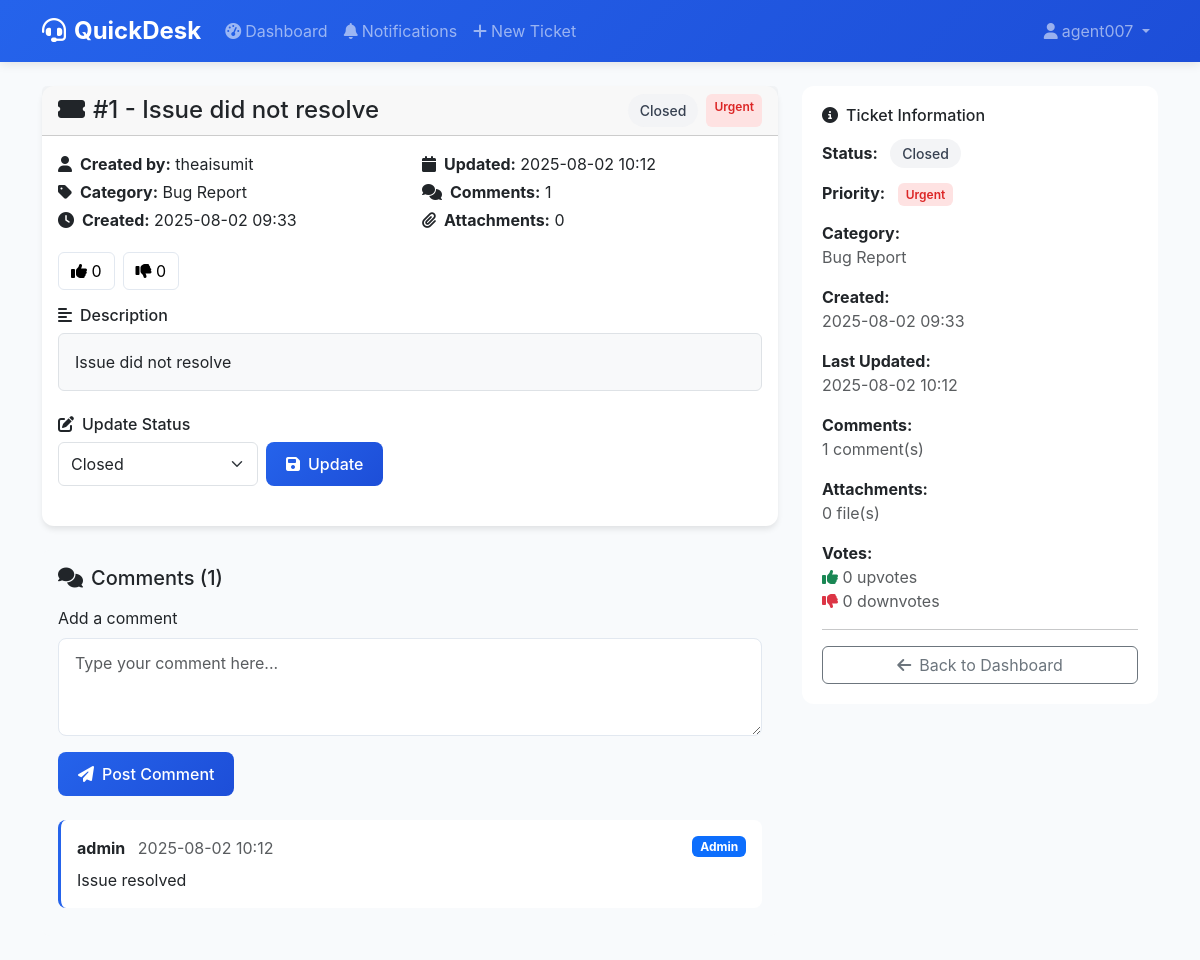
The app's page /ticket/1 (signed in) with its own data.
### app.py (models this page shows)
class User(UserMixin, db.Model):
    id = db.Column(db.Integer, primary_key=True)
    username = db.Column(db.String(80), unique=True, nullable=False)
    email = db.Column(db.String(120), unique=True, nullable=False)
    password_hash = db.Column(db.String(255), nullable=False)
    role = db.Column(db.String(20), default='user')  # user, agent, admin
    created_at = db.Column(db.DateTime, default=datetime.utcnow)
    tickets = db.relationship('Ticket', backref='author', lazy=True, foreign_keys='Ticket.user_id')
    assigned_tickets = db.relationship('Ticket', backref='assigned_agent', lazy=True, foreign_keys='Ticket.assigned_to')
    comments = db.relationship('Comment', backref='author', lazy=True)
    notifications = db.relationship('Notification', backref='user', lazy=True, order_by='Notification.created_at.desc()')

class Ticket(db.Model):
    id = db.Column(db.Integer, primary_key=True)
    subject = db.Column(db.String(200), nullable=False)
    description = db.Column(db.Text, nullable=False)
    status = db.Column(db.String(20), default='open')  # open, in_progress, resolved, closed
    priority = db.Column(db.String(20), default='medium')  # low, medium, high, urgent
    created_at = db.Column(db.DateTime, default=datetime.utcnow)
    updated_at = db.Column(db.DateTime, default=datetime.utcnow, onupdate=datetime.utcnow)
    user_id = db.Column(db.Integer, db.ForeignKey('user.id'), nullable=False)
    category_id = db.Column(db.Integer, db.ForeignKey('category.id'), nullable=False)
    assigned_to = db.Column(db.Integer, db.ForeignKey('user.id'))
    upvotes = db.Column(db.Integer, default=0)
    downvotes = db.Column(db.Integer, default=0)
    comments = db.relationship('Comment', backref='ticket', lazy=True, order_by='Comment.created_at')
    attachments = db.relationship('Attachment', backref='ticket', lazy=True)

class Category(db.Model):
    id = db.Column(db.Integer, primary_key=True)
    name = db.Column(db.String(100), nullable=False)
    description = db.Column(db.Text)
    created_at = db.Column(db.DateTime, default=datetime.utcnow)
    tickets = db.relationship('Ticket', backref='category', lazy=True)

class Comment(db.Model):
    id = db.Column(db.Integer, primary_key=True)
    content = db.Column(db.Text, nullable=False)
    created_at = db.Column(db.DateTime, default=datetime.utcnow)
    user_id = db.Column(db.Integer, db.ForeignKey('user.id'), nullable=False)
    ticket_id = db.Column(db.Integer, db.ForeignKey('ticket.id'), nullable=False)

### app.py (the view)
@app.route('/ticket/<int:ticket_id>')
@login_required
def ticket_detail(ticket_id):
    ticket = Ticket.query.get_or_404(ticket_id)
    if current_user.role == 'user' and ticket.user_id != current_user.id:
        flash('You do not have permission to view this ticket', 'error')
        return redirect(url_for('dashboard'))
    return render_template('ticket_detail.html', ticket=ticket)

### app.py (called while the page is built)
@app.template_filter('nl2br')
def nl2br_filter(text):
    if text:
        return text.replace('\n', '<br>')
    return text

@login_manager.user_loader
def load_user(user_id):
    return User.query.get(int(user_id))

### templates/ticket_detail.html (shortened to what this page needs)
{% extends "base.html" %}
{% block content %}
<div class="row">
    <div class="col-lg-8">
        <div class="card mb-4">
            <div class="card-header d-flex justify-content-between align-items-center">
                <div>
                    <h4 class="mb-0">
                        <i class="fas fa-ticket-alt me-2"></i>#{{ ticket.id }} - {{ ticket.subject }}
                    </h4>
                </div>
                <div class="d-flex gap-2">
                    <span class="status-badge status-{{ ticket.status }}">
                        {{ ticket.status.replace('_', ' ').title() }}
                    </span>
                    <span class="priority-badge priority-{{ ticket.priority }}">
                        {{ ticket.priority.title() }}
                    </span>
                </div>
            </div>
            <div class="card-body">
                <div class="row mb-3">
                    <div class="col-md-6">
                        <p class="mb-1">
                            <i class="fas fa-user me-2"></i><strong>Created by:</strong> {{ ticket.author.username }}
                        </p>
                        <p class="mb-1">
                            <i class="fas fa-tag me-2"></i><strong>Category:</strong> {{ ticket.category.name }}
                        </p>
                        <p class="mb-1">
                            <i class="fas fa-clock me-2"></i><strong>Created:</strong> {{ ticket.created_at.strftime('%Y-%m-%d %H:%M') }}
                        </p>
                    </div>
                    <div class="col-md-6">
                        <p class="mb-1">
                            <i class="fas fa-calendar me-2"></i><strong>Updated:</strong> {{ ticket.updated_at.strftime('%Y-%m-%d %H:%M') }}
                        </p>
                        <p class="mb-1">
                            <i class="fas fa-comments me-2"></i><strong>Comments:</strong> {{ ticket.comments|length }}
                        </p>
                        <p class="mb-1">
                            <i class="fas fa-paperclip me-2"></i><strong>Attachments:</strong> {{ ticket.attachments|length }}
                        </p>
                    </div>
                </div>
                <div class="vote-buttons mb-3">
                    <button class="vote-btn" onclick="voteTicket({{ ticket.id }}, 'upvote')">
                        <i class="fas fa-thumbs-up"></i> {{ ticket.upvotes }}
                    </button>
                    <button class="vote-btn" onclick="voteTicket({{ ticket.id }}, 'downvote')">
                        <i class="fas fa-thumbs-down"></i> {{ ticket.downvotes }}
                    </button>
                </div>
                <div class="mb-4">
                    <h6><i class="fas fa-align-left me-2"></i>Description</h6>
                    <div class="border rounded p-3 bg-light">
                        {{ ticket.description|nl2br }}
                    </div>
                </div>
                {% if current_user.role in ['agent', 'admin'] %}
                    <div class="mb-4">
                        <h6><i class="fas fa-edit me-2"></i>Update Status</h6>
                        <form method="POST" action="{{ url_for('update_ticket_status', ticket_id=ticket.id) }}" class="d-flex gap-2">
                            <select name="status" class="form-select" style="max-width: 200px;">
                                <option value="closed" {{ 'selected' if ticket.status == 'closed' }}>Closed</option>
                            </select>
                            <button type="submit" class="btn btn-primary">
                                <i class="fas fa-save me-2"></i>Update
                            </button>
                        </form>
                    </div>
                {% endif %}
            </div>
        </div>
        <div class="comment-section">
            <h5 class="mb-3">
                <i class="fas fa-comments me-2"></i>Comments ({{ ticket.comments|length }})
            </h5>
            <form method="POST" action="{{ url_for('add_comment', ticket_id=ticket.id) }}" class="mb-4">
                <div class="mb-3">
                    <label for="content" class="form-label">Add a comment</label>
                    <textarea class="form-control" id="content" name="content" rows="3"
                              placeholder="Type your comment here..." required></textarea>
                </div>
                <button type="submit" class="btn btn-primary">
                    <i class="fas fa-paper-plane me-2"></i>Post Comment
                </button>
            </form>
            {% if ticket.comments %}
                {% for comment in ticket.comments %}
                    <div class="comment">
                        <div class="d-flex justify-content-between align-items-start mb-2">
                            <div>
                                <strong>{{ comment.author.username }}</strong>
                                <span class="text-muted ms-2">{{ comment.created_at.strftime('%Y-%m-%d %H:%M') }}</span>
                            </div>
                            {% if comment.author.role != 'user' %}
                                <span class="badge bg-primary">{{ comment.author.role.title() }}</span>
                            {% endif %}
                        </div>
                        <div class="comment-content">
                            {{ comment.content|nl2br }}
                        </div>
                    </div>
                {% endfor %}
            {% else %}
                <div class="text-center text-muted py-4">
                    <i class="fas fa-comments fa-2x mb-2"></i>
                    <p>No comments yet. Be the first to comment!</p>
                </div>
            {% endif %}
        </div>
    </div>
    <div class="col-lg-4">
        <div class="sidebar">
            <h6 class="mb-3">
                <i class="fas fa-info-circle me-2"></i>Ticket Information
            </h6>
            <div class="mb-3">
                <strong>Status:</strong>
                <span class="status-badge status-{{ ticket.status }} ms-2">
                    {{ ticket.status.replace('_', ' ').title() }}
                </span>
            </div>
            <div class="mb-3">
                <strong>Priority:</strong>
                <span class="priority-badge priority-{{ ticket.priority }} ms-2">
                    {{ ticket.priority.title() }}
                </span>
            </div>
            <div class="mb-3">
                <strong>Category:</strong><br>
                <span class="text-muted">{{ ticket.category.name }}</span>
            </div>
            <div class="mb-3">
                <strong>Created:</strong><br>
                <span class="text-muted">{{ ticket.created_at.strftime('%Y-%m-%d %H:%M') }}</span>
            </div>
            <div class="mb-3">
                <strong>Last Updated:</strong><br>
                <span class="text-muted">{{ ticket.updated_at.strftime('%Y-%m-%d %H:%M') }}</span>
            </div>
            <div class="mb-3">
                <strong>Comments:</strong><br>
                <span class="text-muted">{{ ticket.comments|length }} comment(s)</span>
            </div>
            <div class="mb-3">
                <strong>Attachments:</strong><br>
                <span class="text-muted">{{ ticket.attachments|length }} file(s)</span>
            </div>
            <div class="mb-3">
                <strong>Votes:</strong><br>
                <span class="text-muted">
                    <i class="fas fa-thumbs-up text-success"></i> {{ ticket.upvotes }} upvotes<br>
                    <i class="fas fa-thumbs-down text-danger"></i> {{ ticket.downvotes }} downvotes
                </span>
            </div>
            <hr>
            <div class="d-grid gap-2">
                <a href="{{ url_for('dashboard') }}" class="btn btn-outline-secondary">
                    <i class="fas fa-arrow-left me-2"></i>Back to Dashboard
                </a>
            </div>
        </div>
    </div>
</div>
{% endblock %}

### templates/base.html (shortened to what this page needs)
<!DOCTYPE html>
<html lang="en">
<head>
    <link href="https://cdn.jsdelivr.net/npm/bootstrap@5.3.0/dist/css/bootstrap.min.css" rel="stylesheet">
    <link href="https://cdnjs.cloudflare.com/ajax/libs/font-awesome/6.4.0/css/all.min.css" rel="stylesheet">
</head>
<body>
    <nav class="navbar navbar-expand-lg navbar-dark">
        <div class="container">
            <a class="navbar-brand" href="{{ url_for('index') }}">
                <i class="fas fa-headset me-2"></i>QuickDesk
            </a>
            <div class="collapse navbar-collapse" id="navbarNav">
                <ul class="navbar-nav me-auto">
                    {% if current_user.is_authenticated %}
                                            <li class="nav-item">
                        <a class="nav-link" href="{{ url_for('dashboard') }}">
                            <i class="fas fa-tachometer-alt me-1"></i>Dashboard
                        </a>
                    </li>
                    <li class="nav-item">
                        <a class="nav-link position-relative" href="{{ url_for('notifications') }}">
                            <i class="fas fa-bell me-1"></i>Notifications
                        </a>
                    </li>
                        <li class="nav-item">
                            <a class="nav-link" href="{{ url_for('new_ticket') }}">
                                <i class="fas fa-plus me-1"></i>New Ticket
                            </a>
                        </li>
                    {% endif %}
                </ul>
                <ul class="navbar-nav">
                    {% if current_user.is_authenticated %}
                        <li class="nav-item dropdown">
                            <a class="nav-link dropdown-toggle" href="#" role="button" data-bs-toggle="dropdown" aria-expanded="false">
                                <i class="fas fa-user me-1"></i>{{ current_user.username }}
                            </a>
                        </li>
                    {% endif %}
                </ul>
            </div>
        </div>
    </nav>
    <main class="container my-4">
        {% block content %}{% endblock %}
    </main>
</body>
</html>

### templates/base.html (style rules this page uses)
:root { --primary-color: #2563eb; --secondary-color: #64748b; --success-color: #10b981; --warning-color: #f59e0b; --danger-color: #ef4444; --light-bg: #f8fafc; --border-color: #e2e8f0; }
body { background-color: var(--light-bg); font-family: 'Inter', -apple-system, BlinkMacSystemFont, sans-serif; min-height: 100vh; }
.navbar { background: linear-gradient(135deg, var(--primary-color), #1d4ed8); box-shadow: 0 2px 10px rgba(0,0,0,0.1); }
.navbar-brand { font-weight: 700; font-size: 1.5rem; }
.card { border: none; border-radius: 12px; box-shadow: 0 4px 6px -1px rgba(0, 0, 0, 0.1); transition: transform 0.2s ease, box-shadow 0.2s ease; }
.btn-primary { background: linear-gradient(135deg, var(--primary-color), #1d4ed8); border: none; border-radius: 8px; padding: 10px 20px; font-weight: 500; }
.status-badge { padding: 6px 12px; border-radius: 20px; font-size: 0.875rem; font-weight: 500; }
.status-closed { background-color: #f3f4f6; color: #374151; }
.priority-badge { padding: 4px 8px; border-radius: 6px; font-size: 0.75rem; font-weight: 600; }
.priority-urgent { background-color: #fee2e2; color: #dc2626; }
.form-control { border-radius: 8px; border: 1px solid var(--border-color); padding: 12px 16px; }
.comment-section { background: #f8fafc; border-radius: 8px; padding: 16px; margin-top: 20px; }
.comment { background: white; border-radius: 8px; padding: 16px; margin-bottom: 12px; border-left: 3px solid var(--primary-color); }
.sidebar { background: white; border-radius: 12px; padding: 20px; height: fit-content; }
.vote-buttons { display: flex; gap: 8px; align-items: center; }
.vote-btn { background: none; border: 1px solid var(--border-color); border-radius: 6px; padding: 6px 12px; cursor: pointer; transition: all 0.2s ease; }

### records on screen
User: username "agent007"
Ticket: id "1", subject "Issue did not resolve", status.replace "Closed", priority "Urgent", created_at "2025-08-02 09:33", updated_at "2025-08-02 10:12", upvotes "0", downvotes "0", description "Issue did not resolve"
User: author.username "theaisumit"
Category: category.name "Bug Report"
Comment: author.username "admin", created_at "2025-08-02 10:12", author.role "Admin", content "Issue resolved"

### other values on screen
{{ ticket.comments|length }} "1"
{{ ticket.attachments|length }} "0"
